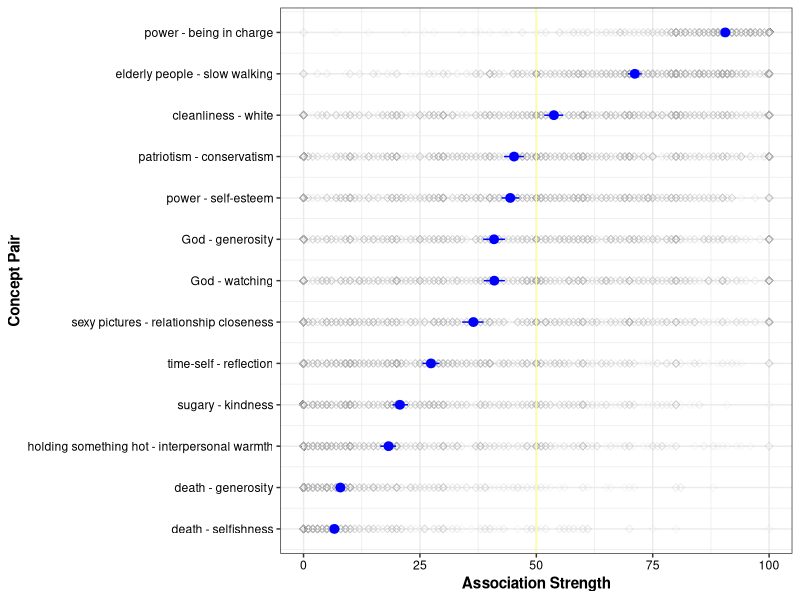
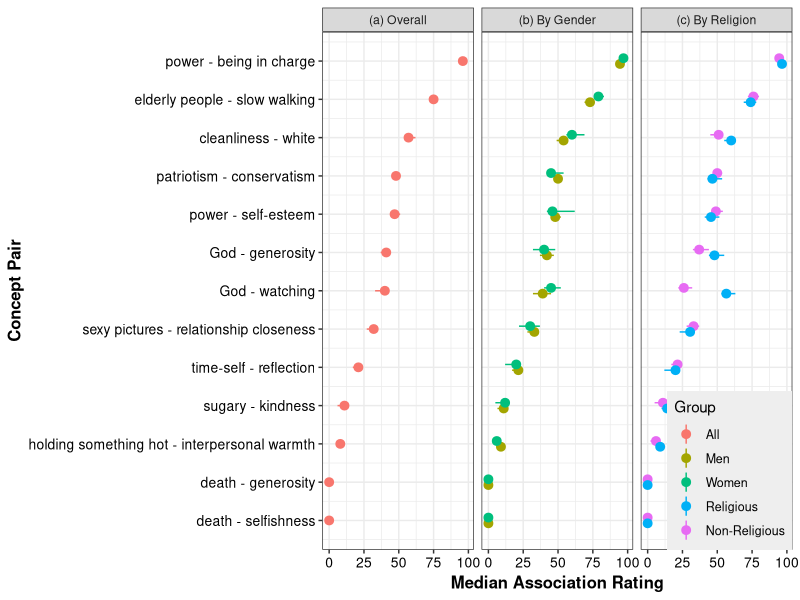

R code for these plots, in order:
################################################################################
######################### LOAD PACKAGES ########################################
################################################################################

library(psych)
library(ggplot2)
library(reshape)
library(Hmisc)

################################################################################
######################### BUILD DATA ###########################################
################################################################################

# We will pull in 2 data sets: one containing raw data with each participant's
# responses, and a second containing summarized data by demographic variables.
# In the raw data, each participant rated their association strength for 13
# different concept pairs from the social psych priming literature.
# You can create a table similar to the summarized data using the `summarizeBy`
# function in the `psych` package, but these data were created with custom
# functions using 10,000 bootstrap resamples. This process is not repeated here
# to save you (and me) lots of time.

# pull in raw data with all responses
rawData <- read.csv("rawData.csv")

# identify associations variables
assocVars <- c("warmth_5", "god_5", "god_6", "death_5", "death_6", "elderly_5",
               "power_5", "power_6", "conservati_5", "time_5", "purity_5",
               "sweet_5", "sexypics_5")

# identify demographic variables
demoVars <- c("gender", "religionbinary")

# summarize data
rawSummary <- data.frame(psych::describe(rawData[, assocVars]))

# rank data by median association
associationID <- row.names(rawSummary[order(rawSummary$median), ])
rank <- c(1:length(associationID))
ranks <- data.frame(associationID, rank)

# convert to long format, one row per rating
rawDataLong <- reshape(rawData, varying = c(assocVars),
                       v.names = "associationStrength",
                       idvar = "ResponseID",
                       id = assocData$ResponseID, direction = "long",
                       timevar = "associationID",
                       times = assocVars)

# add ranks
rawDataLong <- merge(rawDataLong, ranks, by = "associationID")

#####

# pull in summarized data
summarizedData <- read.csv("summarizedData.csv")


################################################################################
######################### PLOT DATA ############################################
################################################################################

# create a vector of concept pair labels
xlabels <- c("death - selfishness","death - generosity",
             "holding something hot - interpersonal warmth",
             "sugary - kindness","time-self - reflection",
             "sexy pictures - relationship closeness",
             "God - watching",
             "God - generosity","power - self-esteem",
             "patriotism - conservatism",
             "cleanliness - white",
             "elderly people - slow walking",
             "power - being in charge")

# This first plot is a single panel showing overal means overlaid on the raw
# data

singlePanel <- ggplot(data = rawDataLong,
                      aes(x = rank,
                          y = associationStrength)) +
  geom_point(shape = 5, alpha = .1, color = "darkgray",
             aes(group = ResponseID)) + # one point per person per association
  coord_flip() + # flip x and y
  stat_summary(fun.data = mean_cl_boot, , geom = "pointrange",
               colour = "blue") + # add mean & bootstapped 95% CI
  geom_hline(aes(yintercept = 50), color="#FFFF99") + # yellow line at 50
  scale_x_continuous("Concept Pair", breaks=c(1:13), labels = xlabels) + 
  theme_bw() +
  ylab("Association Strength") +
  theme(axis.title.x = element_text(face="bold"), 
        axis.title.y = element_text(face="bold"), 
        axis.text.x  = element_text(colour="#000000"), 
        axis.text.y  = element_text(colour="#000000"))

ggsave("singlePanel.png", singlePanel)


# this second plot just plots the medians and 95% eqivalent bca CIs in three
# panels for (a) all participants, (b) broken down by gender, (c) broken down by
# religion

# how far to separate men from women, religious from non-religious
pd <- position_dodge(.3)

multiPanel <- ggplot(data = summarizedData,
                     aes(x = Rank,
                         y = Median,
                         ymin = LL,
                         ymax = UL,
                         colour=Group)) +
  geom_pointrange(position = pd) + 
  facet_grid(. ~ panel) +
  coord_flip() +
  scale_x_continuous("Concept Pair", breaks=c(1:13), labels = xlabels) + 
  theme_bw() +
  theme(axis.title.x = element_text(face="bold", size=12), 
        axis.title.y = element_text(face="bold", size=12), 
        axis.text.x  = element_text(colour="#000000", size=10), 
        axis.text.y  = element_text(colour="#000000", size=10),
        legend.justification = c(1,0), 
        legend.position = c(1,0),
        legend.key = element_blank(), 
        legend.background = element_rect(fill = "#EEEEEE"),
        legend.text = element_text(size=9)) + 
  scale_colour_discrete(labels = c("All",
                                   "Men", "Women",
                                   "Religious", "Non-Religious")) + 
  ylab("Median Association Rating")

ggsave("multiPanel.png", multiPanel, width = 9)
